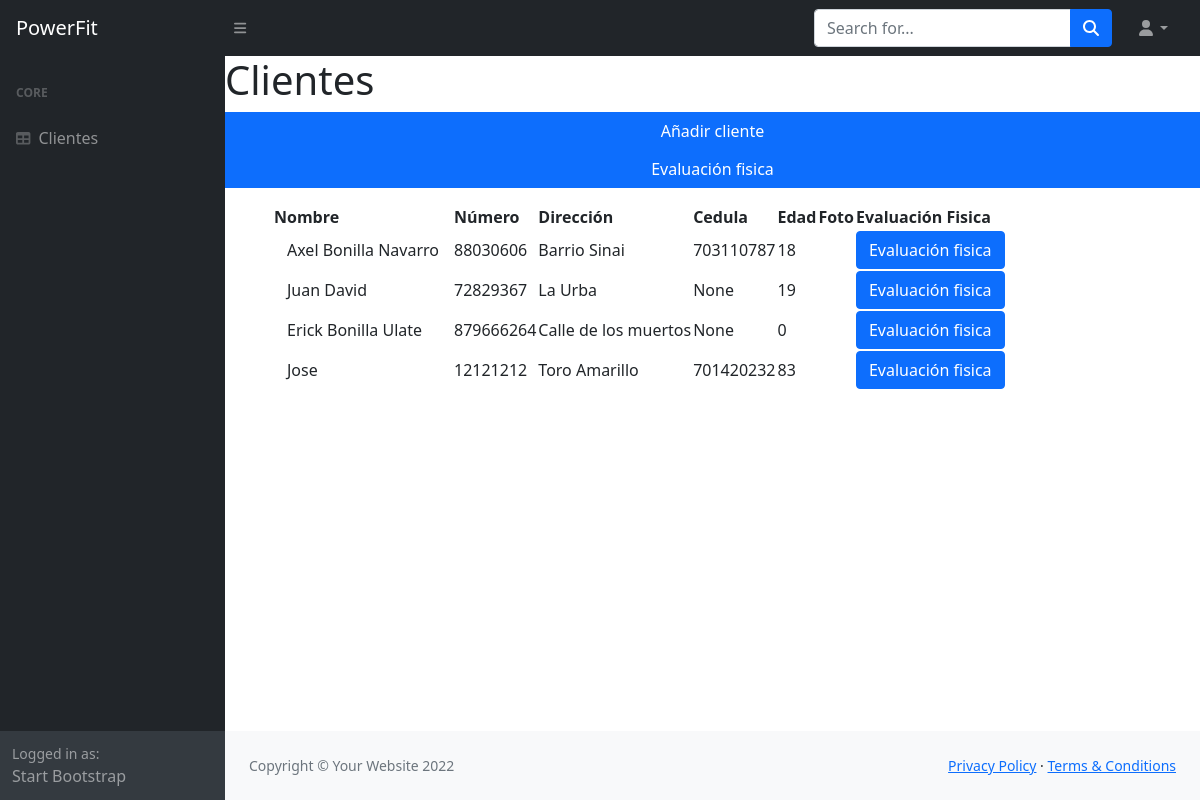
/users/, run on an earlier commit of the app's database.
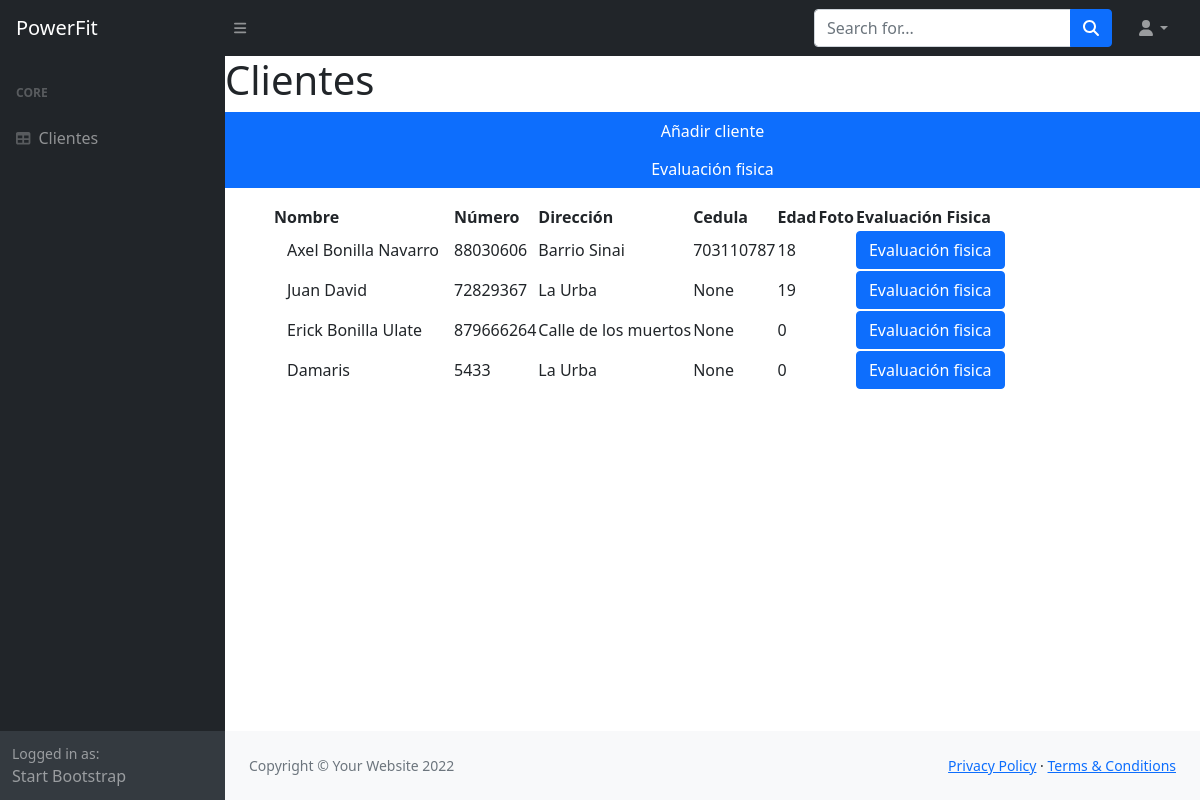
And on a later commit of the database.
### HealthQuest/models.py (models this page shows, shortened)
class HealthQuests (models.Model):
    name = models.CharField(max_length=100, verbose_name= 'Nombre')
    photo = models.FileField(max_length=254, null=True, blank=True, verbose_name='Foto')
    identification = models.IntegerField(verbose_name= 'Número de cedula', blank=True, null=True, unique=True)
    Date_of_birth = models.DateField(default=datetime.date.today, verbose_name= 'Fecha de nacimiento')
    address = models.CharField(max_length=100)
    phone_number = models.IntegerField(verbose_name= 'Número telefonico')
    emergency_contact = models.CharField(max_length=100, verbose_name= 'Contacto de emergencia')
    emergency_number = models.IntegerField(verbose_name= 'Número de emergencia')
    heart_problems = models.CharField(max_length=100, default='Ninguno', verbose_name='Problemas cardiacos')
    allergies = models.CharField(max_length=100, default='Ninguno', verbose_name='Alergias')
    ailments = models.ManyToManyField(Ailments, verbose_name='Padecimientos', blank=True)
    joint_problems = models.ManyToManyField(Joint_problems, verbose_name='Problemas articulares', blank=True)
    specify = models.CharField(max_length=200, default='Ninguno', verbose_name='Especifique')
    vision_difficulties = models.CharField(max_length=100, default='Ninguno', verbose_name='Dificultades de la vista')
    operations_surgeries = models.CharField(max_length=100, default='Ninguna', verbose_name='Operaciones o cirugias')
    skin_problems = models.CharField(max_length=100, default='Ninguno', verbose_name='Problemas en la piel')
    def anios(self):
        return date.today().year - self.Date_of_birth.year

### HealthQuest/views.py (the view)
# urls.py: path('users/', users_list.as_view(), name='users_list'),
class users_list(ListView):
    model = HealthQuests
    paginate_by = 100
    def get_context_data(self, **kwargs):
        context = super().get_context_data(**kwargs)
        context['now'] = timezone.now()
        return context

### templates/HealthQuest/healthquests_list.html
{% extends 'HealthQuest/index.html' %}
{% block content %}
<h1>Clientes</h1>
<div class="row">
    <a class="btn btn-primary" href="create_users.html" role="button">Añadir cliente</a>
    <a class="btn btn-primary" href="physical_evaluations.html" role="button">Evaluación fisica</a>
</div>
<ul>
<div class="card-body">
    <table id="datatablesSimple">
        <thead>
            <tr>
                <th>Nombre</th>
                <th>Número</th>
                <th>Dirección</th>
                <th>Cedula</th>
                <th>Edad</th>
                <th>Foto</th>
                <th>Evaluación Fisica</th>
            </tr>
        </thead>
        <tbody>
            {% for obj in object_list %}
                <tr>
                    <td><a href="update.html/{{ obj.id }}" class="btn">{{ obj.name }}</a></td>
                    <td>{{ obj.phone_number }}</td>
                    <td>{{ obj.address }}</td>
                    <td>{{ obj.identification }}</td>
                    <td>{{ obj.anios }}</td>
                    <td><img src="{{ obj.photo }}"></td>
                    <td><a type="button" class="btn btn-primary" href="update_pe.html/{{ obj.id }}">Evaluación fisica </a></td>
                </tr>
            {% endfor %}
        </tbody>
    </table>
</div>
</ul>
{% endblock %}

### templates/HealthQuest/index.html (shortened to what this page needs)
{% load static %}
<!DOCTYPE html>
<html lang="en">
    <head>
        <link href="https://cdn.jsdelivr.net/npm/simple-datatables@latest/dist/style.css" rel="stylesheet" />
        <link href="{% static 'css/styles.css' %}" rel="stylesheet" />
    </head>
    <body class="sb-nav-fixed">
        <nav class="sb-topnav navbar navbar-expand navbar-dark bg-dark">
            <a class="navbar-brand ps-3" href="/">PowerFit</a>
            <button class="btn btn-link btn-sm order-1 order-lg-0 me-4 me-lg-0" id="sidebarToggle" href="#!"><i class="fas fa-bars"></i></button>
            <form class="d-none d-md-inline-block form-inline ms-auto me-0 me-md-3 my-2 my-md-0">
                <div class="input-group">
                    <input class="form-control" type="text" placeholder="Search for..." aria-label="Search for..." aria-describedby="btnNavbarSearch" />
                    <button class="btn btn-primary" id="btnNavbarSearch" type="button"><i class="fas fa-search"></i></button>
                </div>
            </form>
            <ul class="navbar-nav ms-auto ms-md-0 me-3 me-lg-4">
                <li class="nav-item dropdown">
                    <a class="nav-link dropdown-toggle" id="navbarDropdown" href="#" role="button" data-bs-toggle="dropdown" aria-expanded="false"><i class="fas fa-user fa-fw"></i></a>
                </li>
            </ul>
        </nav>
        <div id="layoutSidenav">
            <div id="layoutSidenav_nav">
                <nav class="sb-sidenav accordion sb-sidenav-dark" id="sidenavAccordion">
                    <div class="sb-sidenav-menu">
                        <div class="nav">
                            <div class="sb-sidenav-menu-heading">Core</div>
                            <a class="nav-link" href="/users">
                                <div class="sb-nav-link-icon"><i class="fas fa-table"></i></div>
                                Clientes
                            </a>
                        </div>
                    </div>
                    <div class="sb-sidenav-footer">
                        <div class="small">Logged in as:</div>
                        Start Bootstrap
                    </div>
                </nav>
            </div>
            <div id="layoutSidenav_content">
                <main>
                    {% block content %}{% endblock %}
                </main>
                <footer class="py-4 bg-light mt-auto">
                    <div class="container-fluid px-4">
                        <div class="d-flex align-items-center justify-content-between small">
                            <div class="text-muted">Copyright &copy; Your Website 2022</div>
                            <div>
                                <a href="#">Privacy Policy</a>
                                &middot;
                                <a href="#">Terms &amp; Conditions</a>
                            </div>
                        </div>
                    </div>
                </footer>
            </div>
        </div>
    </body>
</html>{& static

What changed in the data, as far as the page shows it:
removed HealthQuests: name "Jose", phone_number "12121212", address "Toro Amarillo", identification "701420232", anios "83"
added HealthQuests: name "Damaris", phone_number "5433", address "La Urba", identification "None", anios "0"
